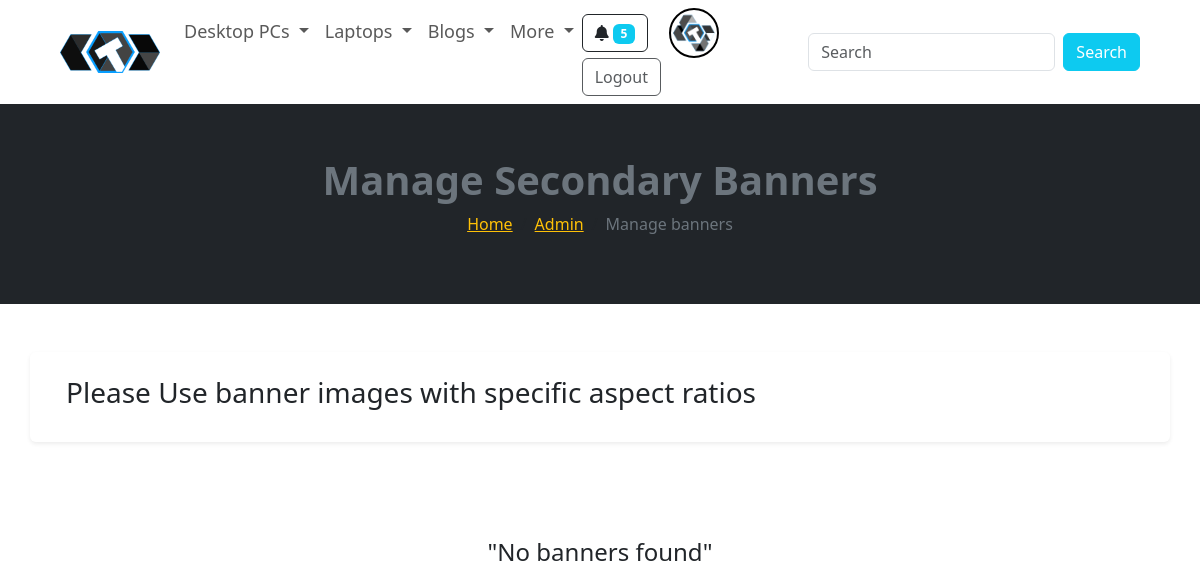
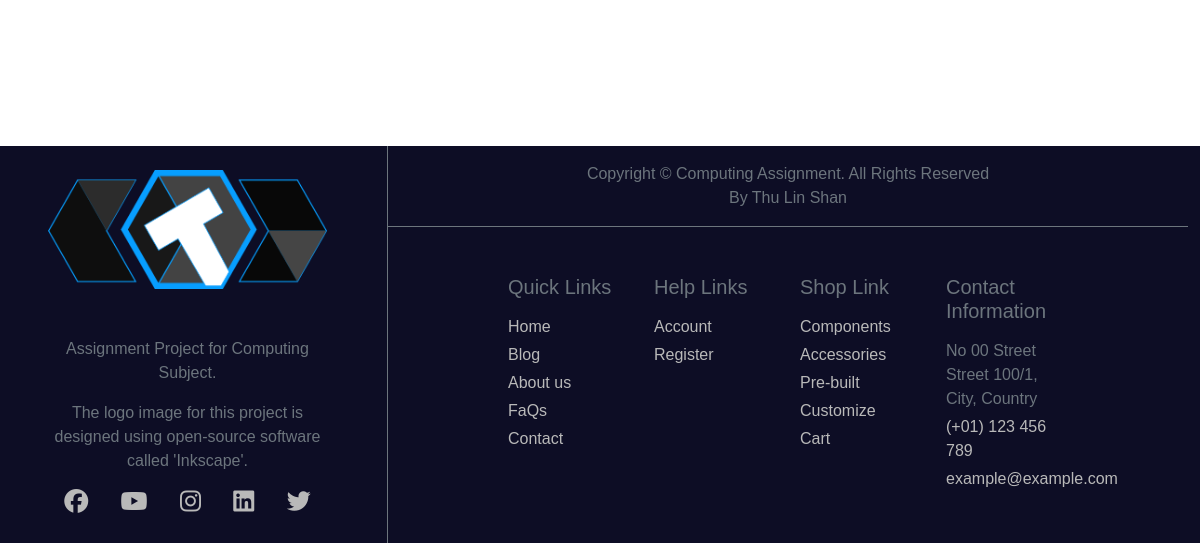
Page /admin/manage_secondary_banner.php (signed in) on the earlier database version (2 pictures, top to bottom).
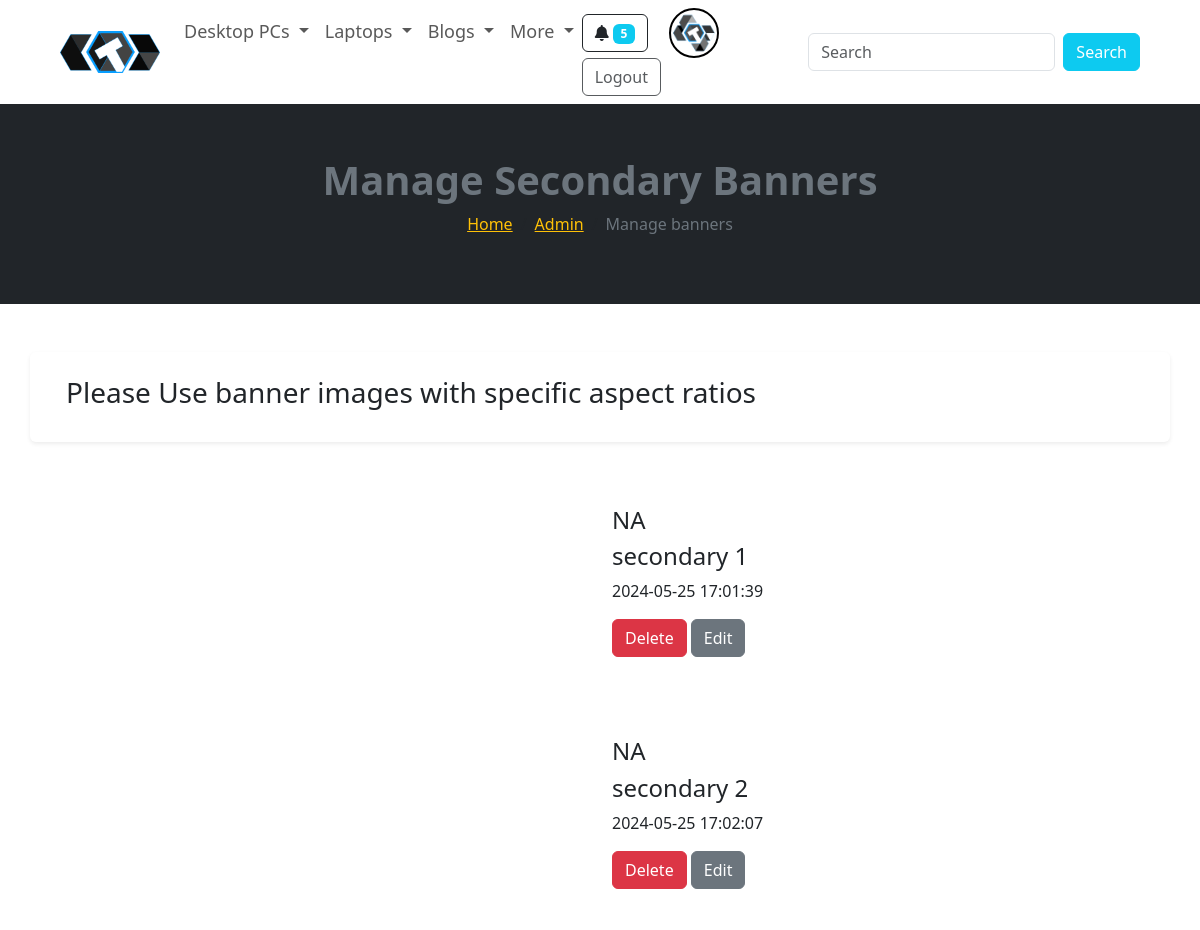
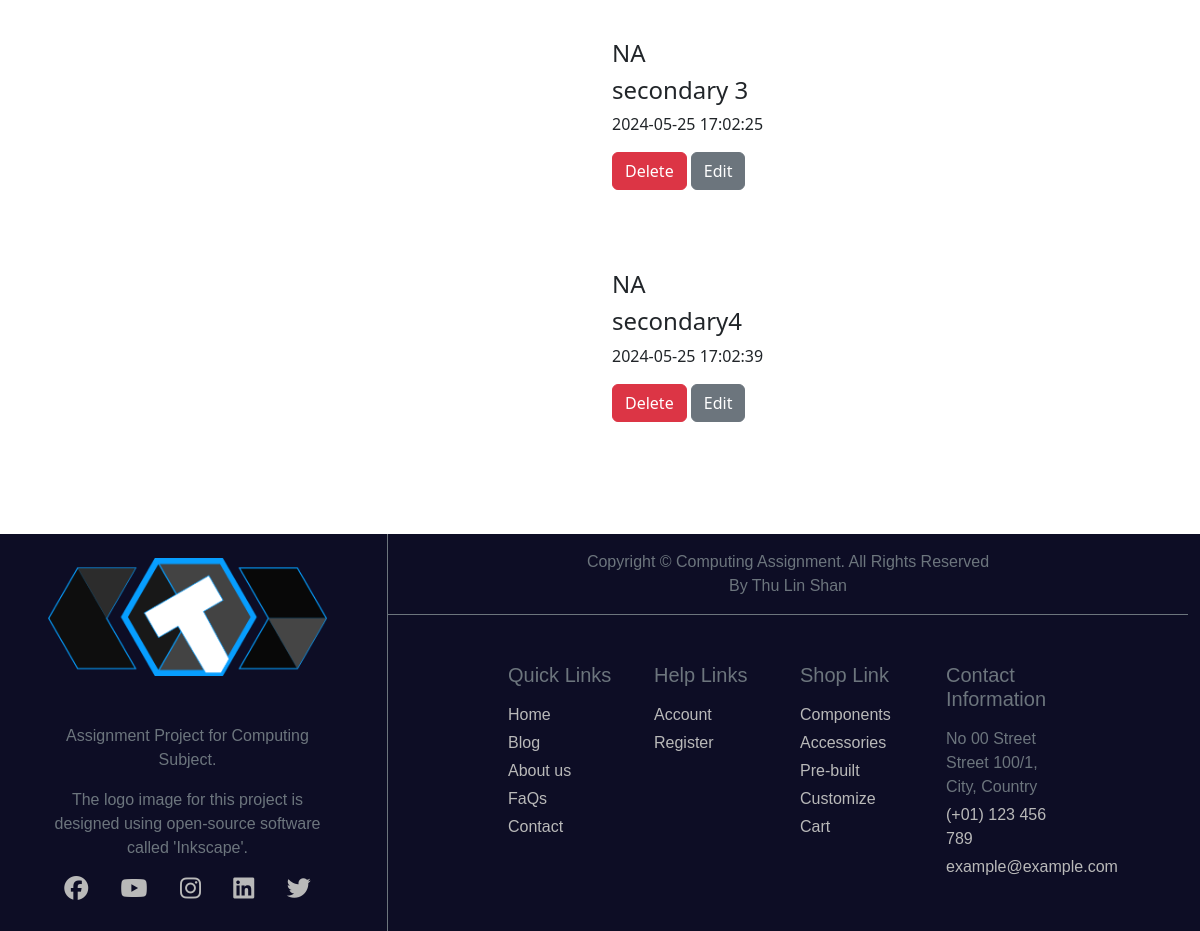
Same page on the later database version (2 pictures, top to bottom).
### tables this page shows
CREATE TABLE `banners` (
  `id` int(11) NOT NULL,
  `name` varchar(255) DEFAULT 'NA',
  `description` text NOT NULL,
  `img` varchar(255) NOT NULL,
  `date` datetime NOT NULL DEFAULT current_timestamp(),
  `type` varchar(50) NOT NULL,
  `sub_type` varchar(50) NOT NULL,
  `status` tinyint(4) NOT NULL DEFAULT 1
);

### admin/manage_secondary_banner.php (the view, shortened to what this page needs)
<?php
include './partials/header.php';
$query = "SELECT * FROM banners WHERE type = 'secondary' ORDER BY date";
$banners = mysqli_query($connection, $query);
?>
<main>
    <div class="bg-dark text-center d-flex flex-column justify-content-center" style="height: 25vh;">
        <h3 class="text-secondary fw-bold fs-1">Manage Secondary Banners</h3>
        <div>
            <nav aria-label="breadcrumb">
                <ol class="breadcrumb text-warning justify-content-center">
                    <li class="breadcrumb-item"><a href="<?= ROOT_URL ?>" class="text-warning">Home</a></li>
                    <li class="breadcrumb-item"><a href="<?= ROOT_URL ?>admin" class="text-warning">Admin</a></li>
                    <li class="breadcrumb-item active text-secondary" aria-current="page">Manage banners</li>
                </ol>
            </nav>
        </div>
    </div>
    <div class="container py-5">
        <div class="row p-4 rounded shadow-sm">
            <div class="">
                <h3>Please Use banner images with specific aspect ratios</h3>
            </div>
        </div>
        <?php if (mysqli_num_rows($banners) > 0) : ?>
            <?php while ($banner = mysqli_fetch_assoc($banners)) : ?>
                <div class="container my-5">
                    <div class="row my-2">
                        <div class="col-md-6">
                        </div>
                        <div class="col-md-6 py-3">
                            <div>
                                <h4><?= $banner['name'] ?></h4>
                                <h4><?= $banner['description'] ?></h4>
                                <p><?= $banner['date'] ?></p>
                            </div>
                            <div>
                                <a class="btn btn-danger" href="./delete_banner_logic.php?id=<?= $banner['id'] ?>">Delete</a>
                                <a class="btn btn-secondary" href="./edit_banner.php?id=<?= $banner['id'] ?>">Edit</a>
                            </div>
                        </div>
                    </div>
                </div>
            <?php endwhile; ?>
        <?php else : ?>
            <div class="alert__message error d-flex justify-content-center align-items-center py-5 my-5">
                <h4> "No banners found" </h4>
            </div>
        <?php endif ?>
    </div>
</main>
<?php
include './partials/footer.php';
?>

Differences in the rows shown:
added banners: name "NA", description "secondary 1", date "2024-05-25 17:01:39"
added banners: name "NA", description "secondary 2", date "2024-05-25 17:02:07"
added banners: name "NA", description "secondary 3", date "2024-05-25 17:02:25"
added banners: name "NA", description "secondary4", date "2024-05-25 17:02:39"
Other differences:
text no longer shown: "\"No banners found\""
